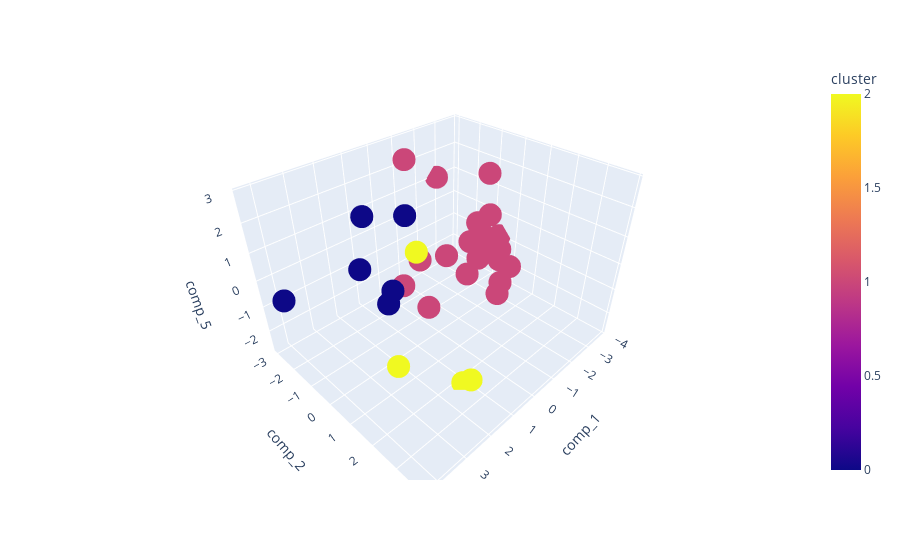

Source (notebook cell):
### Code cell
import plotly.express as px
fig = px.scatter_3d(df_pca_kmeans, x='comp_1', y='comp_2', z='comp_5', color="cluster")#, symbol="comp_4")
fig.show()

### Figure 1 — Plotly figure (JSON) as saved in the notebook; plotly's stock layout.template omitted (floating-point values rounded to 4 significant figures)
{"data": [{"hovertemplate": "comp_1=%{x}<br>comp_2=%{y}<br>comp_5=%{z}<br>cluster=%{marker.color}<extra></extra>", "legendgroup": "", "marker": {"color": [1, 1, 1, 2, 1, 1, 1, 1, 1, 1, 0, 1, 2, 2, 1, 1, 0, 1, 1, 0, 1, 0, 1, 0, 1, 1, 2, 2, 1, 0, 0, 1, 0, 1, 1, 1, 1, 0], "coloraxis": "coloraxis", "symbol": "circle"}, "mode": "markers", "name": "", "scene": "scene", "showlegend": false, "type": "scatter3d", "x": [-1.878, -1.924, -0.817, 1.235, -2.571, -3.528, -2.118, -1.292, -1.097, -2.828, 1.526, -2.313, 3.379, 1.322, -2.882, -1.528, 1.487, 0.04132, -2.882, 4.257, -1.173, 2.513, -0.7269, 4.257, -1.38, -1.364, 2.714, 2.714, 0.2677, 2.343, 4.257, -0.1767, 4.257, -3.787, 0.01631, -0.8463, -0.6504, 1.178], "y": [0.9207, 0.6496, 0.9081, 2.281, -0.2175, -0.9025, 1.188, 1.476, 0.6671, -2.984, 0.2714, 0.5817, 1.924, 0.4565, -0.9355, -1.163, -2.207, -1.739, -0.9355, -2.182, 1.155, -0.2805, -1.687, -2.182, 1.324, 0.7469, 3.867, 3.867, 1.854, 0.3425, -2.182, -0.6889, -2.182, -0.6303, 1.221, 0.5303, -2.215, -0.9166], "z": [-0.3015, 0.1218, 0.256, -2.692, -0.6762, 0.01922, -0.5592, -0.6308, 0.3854, 1.052, 2.436, -0.247, -0.6854, 1.264, -0.06352, -0.9556, -0.5823, -1.767, -0.06352, -0.3153, 0.6331, 2.579, -1.011, -0.3153, -1.215, 2.877, -0.21, -0.21, 2.119, -0.08125, -0.3153, -2.269, -0.3153, -0.8682, 0.2363, 0.6836, 2.624, -0.9362]}], "layout": {"coloraxis": {"colorbar": {"title": {"text": "cluster"}}, "colorscale": [[0, "#0d0887"], [0.1111, "#46039f"], [0.2222, "#7201a8"], [0.3333, "#9c179e"], [0.4444, "#bd3786"], [0.5556, "#d8576b"], [0.6667, "#ed7953"], [0.7778, "#fb9f3a"], [0.8889, "#fdca26"], [1, "#f0f921"]]}, "legend": {"tracegroupgap": 0}, "margin": {"t": 60}, "scene": {"domain": {"x": [0, 1], "y": [0, 1]}, "xaxis": {"title": {"text": "comp_1"}}, "yaxis": {"title": {"text": "comp_2"}}, "zaxis": {"title": {"text": "comp_5"}}}}}
